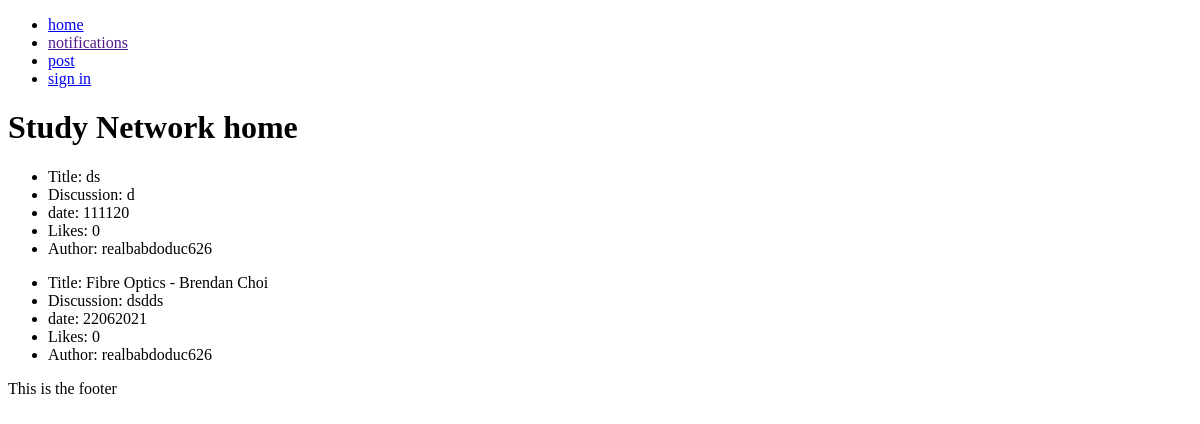
Before: / with the older database file.
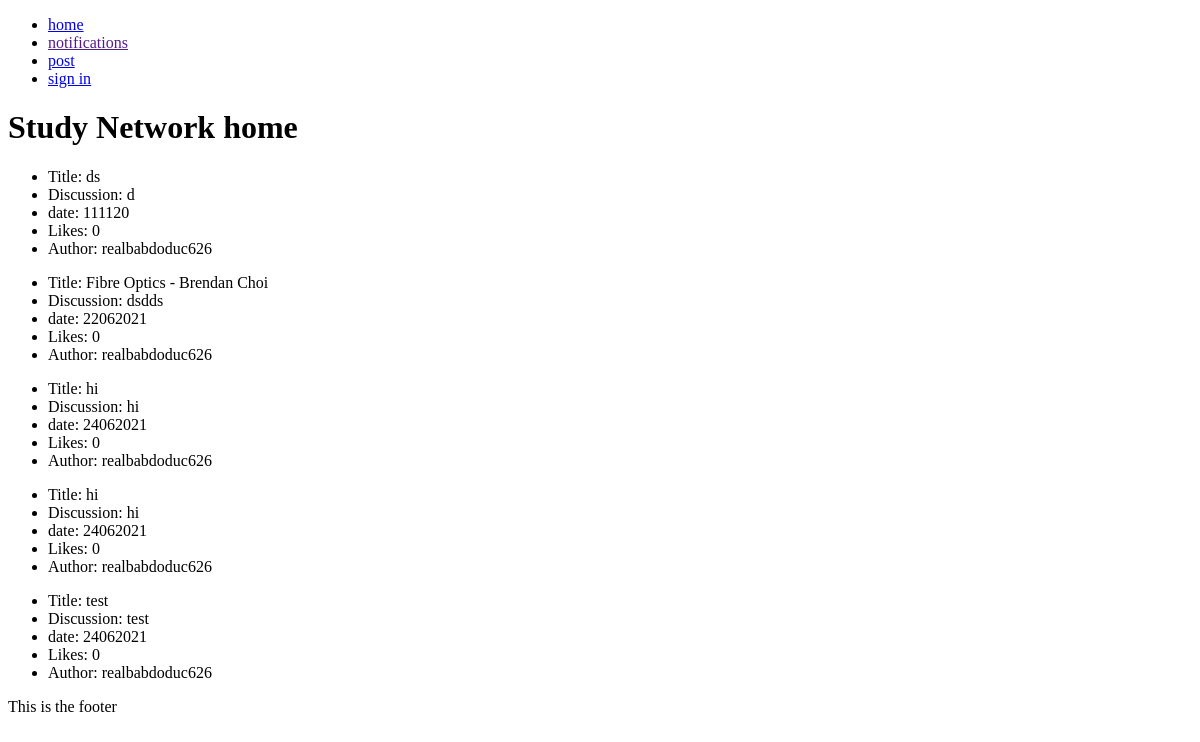
After: the same page with the newer database file.
### models.py (models this page shows)
class Post(db.Model):
    __tablename__ = 'Post'
    id = db.Column(db.Integer, primary_key=True)
    title = db.Column(db.Text)
    discussion = db.Column(db.Text)
    date = db.Column(db.Integer)
    likes = db.Column(db.Integer)
    user_id = db.Column(db.Integer, db.ForeignKey('User.id'))
    post_user = db.relationship('User', back_populates='user_post')
    replies_post = db.relationship('Reply', secondary=PostReply, back_populates='posts_reply')
    categories_post = db.relationship('Categories', secondary=PostCategory, back_populates='posts_category')

class User(db.Model):
    __tablename__ = 'User'
    id = db.Column(db.Integer, primary_key=True)
    username = db.Column(db.Text)
    email = db.Column(db.Text)
    password = db.Column(db.Text)
    user_post = db.relationship('Post', back_populates='post_user')
    notifications_user = db.relationship('Notification', secondary=UserNotification, back_populates='users_notification')

### main.py (the view)
@app.route('/')
def home():
    post = models.Post.query.all()
    user_info = sqlite_conn('data.db', 'SELECT * FROM User WHERE id = (SELECT user_id FROM Post)', True)
    return render_template('home.html', post=post, user_info=user_info[1], title='home')

### main.py (called while the page is built)
def sqlite_conn(database, query, single=False):
    conn = sqlite3.connect(database)
    cur = conn.cursor()
    cur.execute(query)
    results = cur.fetchone() if single else cur.fetchall()
    conn.close()
    return results

@app.before_request
def before_request():
    g.logged_in_user = None
    if 'logged_in_user' in session:
        g.logged_in_user = session['logged_in_user']

### templates/home.html
{% extends 'layout.html' %}
{% block content %}
<h1>Study Network home</h1>
{% for posts in post %}
<ul>
    <li>Title: {{ posts.title }}</li>
    <li>Discussion: {{ posts.discussion}}</li>
    <li>date: {{ posts.date }}</li>
    <li>Likes: {{ posts.likes }}</li>
    <li>Author: {{ user_info }}</li>
</ul>
{% endfor %}
{% endblock %}

### templates/layout.html (shortened to what this page needs)
<!DOCTYPE html>
<html>
    <head>
        <link rel="stylesheet" href="/static/css/style.css">
    </head>
    <body>
        {% include 'nav.html' %}
        {% block content %}{% endblock %}
        {% include 'footer.html' %}
    </body>
</html>

### templates/nav.html
<nav>
<ul>
    <li><a href="/">home</a></li>
    <li><a href="">notifications</a></li>
    <li><a href="/post">post</a></li>
    {% if g.logged_in_user %}
        <li><a href="/profile">profile</a></li>
    {% else %}
        <li><a href="/user">sign in</a></li>
    {% endif %}
</ul>
</nav>

### templates/footer.html
<footer>
    This is the footer
</footer>

### static/css/style.css (style rules this page uses)
nav { display: block; width: 100px; }

Changed rows visible on the page:
added Post: title "hi", discussion "hi", date "24062021", likes "0", {{ user_info }} "realbabdoduc626"
added Post: title "hi", discussion "hi", date "24062021", likes "0", {{ user_info }} "realbabdoduc626"
added Post: title "test", discussion "test", date "24062021", likes "0", {{ user_info }} "realbabdoduc626"
